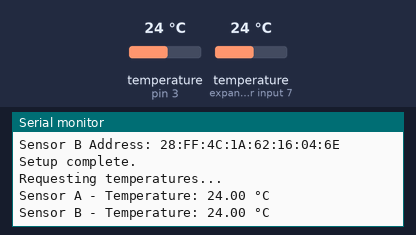
Bench run of a sketch on a simulated Arduino Uno, built with avr-gcc and run on an emulated ATmega328P. Shown: the last lines printed to the serial monitor. The inputs (shaded band) are chosen by the test bench; at power-on: temperature (sensors on pin 3, expander input 7) 24 °C.

Above: at 1.3 s.
1.4 s: temperature (sensor on pin 3) set to 12 °C
At 3.0 s:
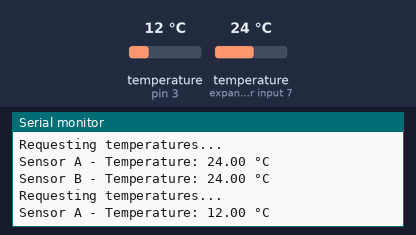
3.7 s: temperature (sensor on expander input 7) set to 12 °C
At 4.4 s:
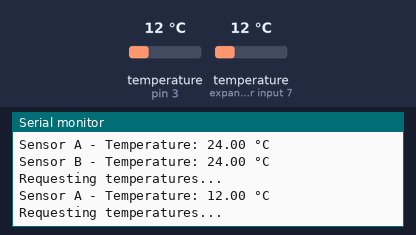
6.0 s: temperature (sensor on pin 3) set to 19 °C
At 8.1 s:
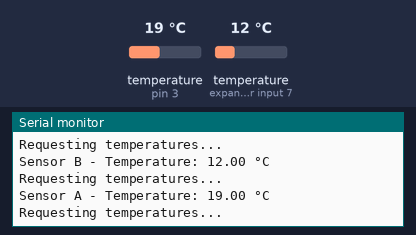
8.3 s: temperature (sensor on expander input 7) set to 19 °C
At 10.7 s:
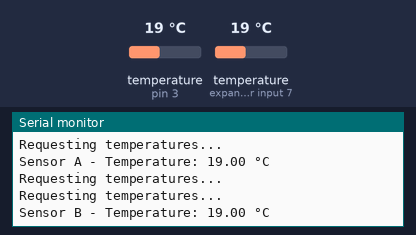

The sketch:

OneWire_Temperature_Sensors.ino
```cpp
#include <OneWire.h>
#include <DallasTemperature.h>

// Constants
#define TEMP_BUS_PIN 3            // Data line connected to digital pin 3
#define READ_INTERVAL 1000        // Read interval in milliseconds
#define DEVICE_COUNT_EXPECTED 2   // Expected number of sensors

// OneWire and DallasTemperature setup
OneWire oneWireBus(TEMP_BUS_PIN);
DallasTemperature tempSensors(&oneWireBus);

// Device addresses
DeviceAddress sensorA, sensorB;

// Last temperatures for change detection
float lastTempSensorA = -127.0;
float lastTempSensorB = -127.0;

// Units toggle
bool displayInFahrenheit = false;

// Function Prototypes
void displaySensorAddress(DeviceAddress addr);
void displayTemperature(DeviceAddress addr, const char* name);
void readAndPrintTemperatures();

void setup() {
  Serial.begin(9600);
  Serial.println(F("Initializing temperature monitoring system..."));

  tempSensors.begin();

  int foundDevices = tempSensors.getDeviceCount();
  Serial.print(F("Devices found: "));
  Serial.println(foundDevices);

  if (foundDevices < DEVICE_COUNT_EXPECTED) {
    Serial.println(F("WARNING: Less than expected number of devices found!"));
  }

  // Try to get addresses
  if (!tempSensors.getAddress(sensorA, 0)) {
    Serial.println(F("ERROR: Could not retrieve address for sensor 0"));
  } else {
    Serial.print(F("Sensor A Address: "));
    displaySensorAddress(sensorA);
    Serial.println();
  }

  if (!tempSensors.getAddress(sensorB, 1)) {
    Serial.println(F("ERROR: Could not retrieve address for sensor 1"));
  } else {
    Serial.print(F("Sensor B Address: "));
    displaySensorAddress(sensorB);
    Serial.println();
  }

  tempSensors.setResolution(sensorA, 12);
  tempSensors.setResolution(sensorB, 12);
  Serial.println(F("Setup complete.\n"));
}

void loop() {
  readAndPrintTemperatures();
  delay(READ_INTERVAL);
}

void readAndPrintTemperatures() {
  Serial.println(F("Requesting temperatures..."));
  tempSensors.requestTemperatures();

  float tempA = tempSensors.getTempC(sensorA);
  float tempB = tempSensors.getTempC(sensorB);

  // Check and print only if changed
  if (tempA != lastTempSensorA) {
    displayTemperature(sensorA, "Sensor A");
    lastTempSensorA = tempA;
  }

  if (tempB != lastTempSensorB) {
    displayTemperature(sensorB, "Sensor B");
    lastTempSensorB = tempB;
  }

  Serial.println();
}

void displaySensorAddress(DeviceAddress addr) {
  for (uint8_t i = 0; i < 8; i++) {
    if (addr[i] < 16) Serial.print("0");
    Serial.print(addr[i], HEX);
    if (i < 7) Serial.print(":");
  }
}

void displayTemperature(DeviceAddress addr, const char* name) {
  float celsius = tempSensors.getTempC(addr);
  float fahrenheit = DallasTemperature::toFahrenheit(celsius);

  Serial.print(name);
  Serial.print(" - ");

  if (celsius == DEVICE_DISCONNECTED_C) {
    Serial.println(F("Temperature sensor not connected."));
    return;
  }

  Serial.print("Temperature: ");
  if (displayInFahrenheit) {
    Serial.print(fahrenheit, 2);
    Serial.println(" °F");
  } else {
    Serial.print(celsius, 2);
    Serial.println(" °C");
  }
}
```

Measured:
- after the input at 1.4 s, the serial monitor: prints a new line after 1.3 s (image 1)
- after the input at 6.0 s, the serial monitor: prints a new line after 0.31 s (image 3)
- after the input at 8.3 s, the serial monitor: prints a new line after 1.6 s (image 4)
